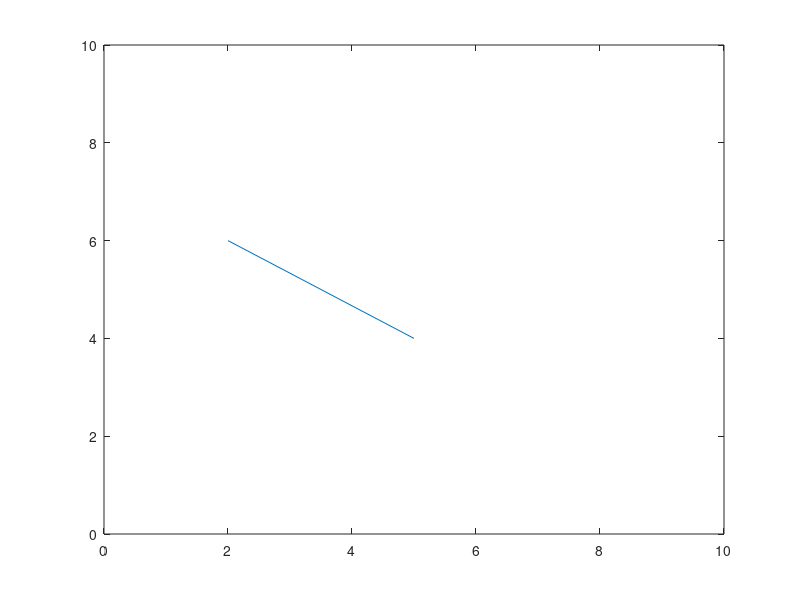

MATLAB code for this plot:
clear
clc
format long

a = [2;5];
b = [6;4];
plot(a,b), axis([0 10 0 10]); %this plots the vector on the x,y coordinate for reference

x = [2;6];
y = [5;4];
z = x-y;
d = sqrt(sum((x-y).^2)); %this shows the euclidean distance as per the formula
sp = sqrt(sum(z.*z)); %shows scalar product
d2 = norm(x-y); %this shows that the distance is the norm (magnitude) of the vector (x,y)
